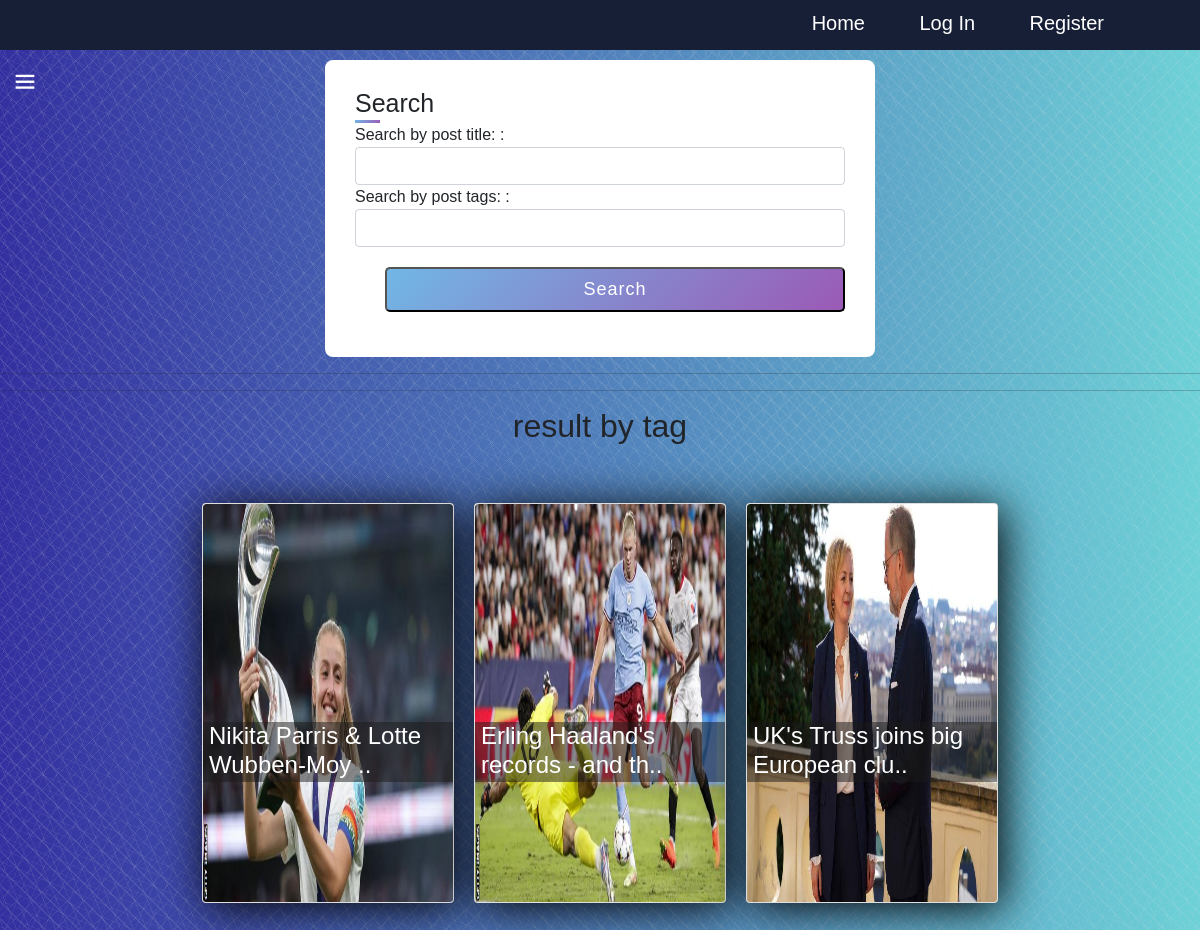
Screenshot of /post/tag/england with the database file from the repository.
### post/models.py (models this page shows, shortened)
class Post(models.Model):
    title = models.CharField(max_length=100)
    details = models.TextField()
    picture = models.ImageField(upload_to='images/')
    created_time = models.DateTimeField(auto_now_add=True)
    category=models.ForeignKey(Category , null = True , blank=True , on_delete=models.CASCADE , related_name='post_category')
    num_of_likes=models.IntegerField(default=0)
    def get_post_url(self):
        return reverse('post.show', args=[self.id])
    def __str__(self) -> str:
        return self.title

### post/views.py (the view)
# urls.py: path('tag/<str:tag>', view_tag, name='view_tag')
def view_tag(request, tag):
    new_request = HttpRequest()
    new_request.GET['post_tag'] = tag
    new_request.GET['post_title'] = None
    return search(new_request)

### categories/context_processors.py (called while the page is built)
def categories_processor(request):
    categories = Category.objects.all()
    print('hi')
    print(categories)
    return {'categories': categories}

### categories/models.py (called while the page is built)
    def get_category_url(self):
        return reverse('category.show', args=[self.id])

    def get_subscribe_url(self):
        return reverse('category.subscribe', args=[self.id])

    def get_subscribers(self):
        return set([sub.user for sub in Subscribe.objects.filter(category=self)])

    def __str__(self) -> str:
        return self.title

### post/models.py (called while the page is built)
    def __str__(self) -> str:
        return self.name

    @classmethod
    def get_posts(cls , tag_name ):
        try:
            tag=Tag.objects.filter(name=tag_name)[0]
        except:
            return None
        print(tag)
        try:
            print(cls.objects.filter(tag=tag))
            return [tag.post for tag in cls.objects.filter(tag=tag)]
        except:
            return None

### post/views.py (called while the page is built)
def search(request):
    context={}
    print(request.GET)
    if(request.GET):
        if(request.GET["post_title"]):
            passed_title = request.GET["post_title"]
            titled_post= Post.get_post_by_title(passed_title)
            context["titled_post"]=titled_post
        if(request.GET["post_tag"]):
            passed_tag = request.GET["post_tag"]
            tagged_posts= posts_tags.get_posts(passed_tag)
            context["tagged_posts"]=tagged_posts
        print('context', context)
        return render(request ,'post/search.html' , context)
    context = {'title': 'Posts'}
    return render(request, 'post/search.html', context=context)

### post/templates/post/search.html (shortened to what this page needs)
{% extends 'base/base.html' %}
{% load static %}
{% block content %}
<div class="container" style="margin: 10px auto;">
    <div class="title">Search</div>
    <form  method="get"  enctype="multipart/form-data" class="curd">
        <label for="lname">Search by post title: :</label>
        <input type="text" name="post_title" maxlength="100" class="textinput textInput form-control"  id="post_title">
        <label for="lname">Search by post tags: :</label>
        <input type="text" name="post_tag" maxlength="100" class="textinput textInput form-control" id="post_tag">
        <div class="button">
            <input type="submit" value="Search">
        </div>
    </form>
</div>
<hr>
<hr>
{% if tagged_posts %}
<h2 class="title" style="text-align:center">result by tag </h2>
<div class="cacontainer" style="height: auto; width: auto;">
    {% for post in tagged_posts %}
      <div class="card">
        <a href="{{post.get_post_url}}">
          <img src="{{ post.picture.url }}" alt="" >
          <div class="intro">
              <h4>{{ post.title|slice:":33" }}..</h4>
          </div>
        </a>
    </div>
    {% endfor %}
</div>
{% endif %}
{% endblock %}

### base/static/base/css/style.css (style rules this page uses)
body { background-image: repeating-linear-gradient(135deg, hsla(264,0%,88%,0.03) 0px, hsla(264,0%,88%,0.03) 1px,transparent 1px, transparent 12px),repeating-linear-gradient(45deg, hsla(264,0%,88%,0.03) 0px, hsla(264,0%,88%,0.03) 1px,transparent 1px, transparent 12px), repeating-linear-gradient(67.5deg, hsla(264,0%,88%,0.03) 0px, hsla(264,0%,88%,0.03) 1px,transparent 1px, transparent 12px),repeating-linear-gradient(135deg, hsla(264,0%,88%,0.03) 0px, hsla(264,0%,88%,0.03) 1px,transparent 1px, transparent 12px), repeating-linear-gradient(45deg, hsla(264,0%,88%,0.03) 0px, hsla(264,0%,88%,0.03) 1px,transparent 1px, transparent 12px), repeating-linear-gradient(112.5deg, hsla(264,0%,88%,0.03) 0px, hsla(264,0%,88%,0.03) 1px,transparent 1px, transparent 12px), repeating-linear-gradient(112.5deg, hsla(264,0%,88%,0.03) 0px, hsla(264,0%,88%,0.03) 1px,transparent 1px, transparent 12px), repeating-linear-gradient(45deg, hsla(264,0%,88%,0.03) 0px, hsla(264,0%,88%,0.03) 1px, transparent 1px, transparent 12px),repeating-linear-gradient(22.5deg, hsla(264,0%,88%,0.03) 0px, hsla(264,0%,88%,0.03) 1px,transparent 1px, transparent 12px),repeating-linear-gradient(45deg, hsla(264,0%,88%,0.03) 0px, hsla(264,0%,88%,0.03) 1px,transparent 1px, transparent 12px),repeating-linear-gradient(22.5deg, hsla(264,0%,88%,0.03) 0px, hsla(264,0%,88%,0.03) 1px,transparent 1px, transparent 12px),repeating-linear-gradient(135deg, hsla(264,0%,88%,0.03) 0px, hsla(264,0%,88%,0.03) 1px,transparent 1px, transparent 12px),repeating-linear-gradient(157.5deg, hsla(264,0%,88%,0.03) 0px, hsla(264,0%,88%,0.03) 1px,transparent 1px, transparent 12px),repeating-linear-gradient(67.5deg, hsla(264,0%,88%,0.03) 0px, hsla(264,0%,88%,0.03) 1px,transparent 1px, transparent 12px),repeating-linear-gradient(67.5deg, hsla(264,0%,88%,0.03) 0px, hsla(264,0%,88%,0.03) 1px,transparent 1px, transparent 12px),linear-gradient(90deg, rgb(51,47,160),rgb(109,209,215)); }
* { padding: 0; margin: 0; box-sizing: border-box; font-family: "Segoe UI"; }
a { text-decoration: none; color: inherit; display: flex; align-items: center; }
.cacontainer { display: flex; justify-content: center; height: 100vh; align-items: center; }
.card { background-size: contain; height: 400px; margin: 50px 10px; box-shadow: 5px 5px 45px black; overflow: hidden; }
img { height: 400px; width: 250px; border-radius: 3px; transition: .5s; }
.intro { height: 60px; width: 250px; padding-left: 6px; box-sizing: border-box; position: absolute; bottom: 120px; background: rgb(27, 27, 27 , .5); color: #fff; transition: .5s; }
.container { max-width: 550px; width: 85%; height: 60%; background: #fff; padding: 25px 30px; border-radius: 8px; }
.container .title { font-size: 25px; font-weight: 500; position: relative; }
.container .title::before { content: ''; position: absolute; left: 0; bottom: 0; height: 3px; width: 25px; background: linear-gradient(135deg , #71b7e6 ,#9b59b6 ); }
form .button { height: 45px; margin: 20px 0; padding-left: 30px; }
form .button input { height: 100%; width: 100%; outline: none; color: #fff; font-size: 18px; font-weight: 500; border-radius: 5px; cursor: pointer; letter-spacing: 1px; background: linear-gradient(135deg , #71b7e6 ,#9b59b6 ) ; }

### base/static/base/css/footer.css (style rules this page uses)
* { margin: 0; padding: 0; box-sizing: border-box; font-family: 'Poppins' ,sans-serif; }

### rows the page displays
Post: picture (picture), title "Nikita Parris & Lotte Wubben-Moy"
Post: picture (picture), title "Erling Haaland's records - and th"
Post: picture (picture), title "UK's Truss joins big European clu"
